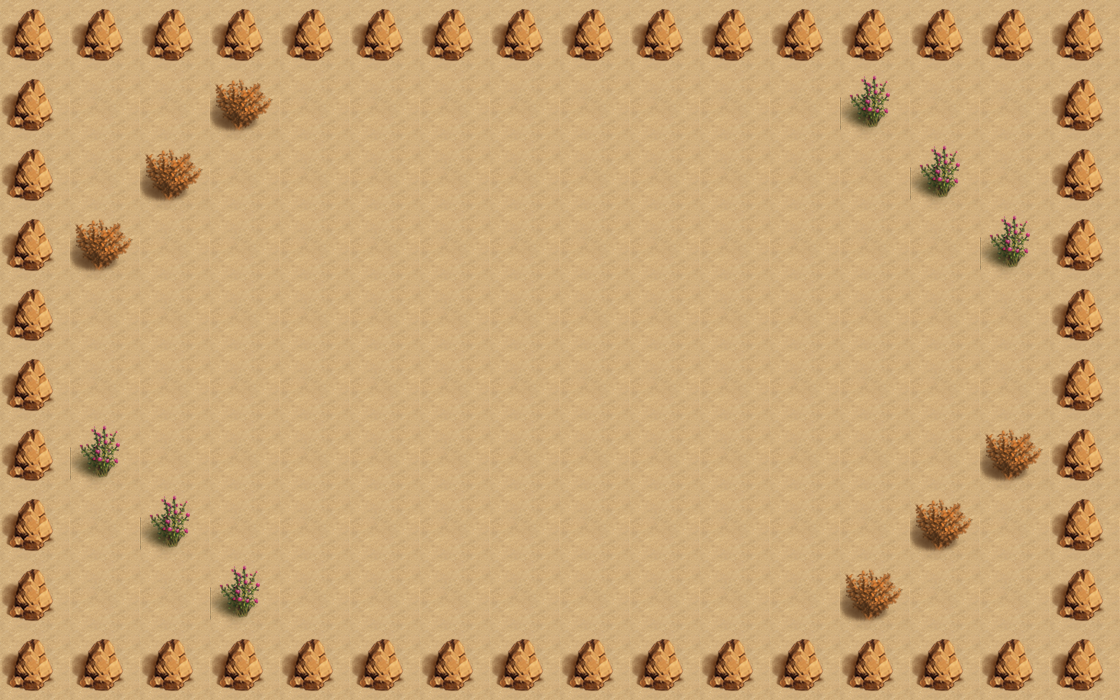

Tiled map render using the project's own tile images. Description and the map definition, with tile-layer contents summarised, below:
An orthogonal 16x10 tile map with 70x70 px tiles, 2 tile layers (bgLayer, walkLayer) and 22 objects (2x monster_0, player, exit, key, box_1, ...).

<map version="1.0" orientation="orthogonal" renderorder="right-down" width="16" height="10" tilewidth="70" tileheight="70" nextobjectid="28">
 <tileset firstgid="1" name="map" tilewidth="70" tileheight="70" tilecount="4">
  <image source="map.png" width="140" height="140" />
 </tileset>
 <layer name="bgLayer" width="16" height="10">
  <data>[160 cells, 160 non-empty, 1 distinct tile ids]</data>
 </layer>
 <layer name="walkLayer" width="16" height="10">
  <data>[160 cells, 60 non-empty, 3 distinct tile ids]</data>
 </layer>
 <objectgroup name="object0">
  <object id="1" name="player" x="490" y="280" width="70" height="70">
   <properties>
    <property name="hp" value="340" />
   </properties>
  </object>
 </objectgroup>
 <objectgroup name="object1">
  <object id="2" name="exit" x="70" y="350" width="70" height="70" />
  <object id="3" name="key" x="980" y="280" width="70" height="70" />
 </objectgroup>
 <objectgroup name="object2">
  <object id="6" name="box_1" x="490" y="70" width="70" height="70" />
  <object id="7" name="box_3" x="560" y="560" width="70" height="70" />
  <object id="8" name="box_2" x="490" y="560" width="70" height="70" />
 </objectgroup>
 <objectgroup name="object4">
  <object id="26" name="monster_0" x="280" y="210" width="70" height="70">
   <properties>
    <property name="dirX" value="1" />
    <property name="dirY" value="0" />
    <property name="path" value="monster_0.png" />
    <property name="reverse" value="-1" />
    <property name="speed" value="100" />
   </properties>
  </object>
  <object id="27" name="monster_0" x="280" y="490" width="70" height="70">
   <properties>
    <property name="dirX" value="1" />
    <property name="dirY" value="0" />
    <property name="path" value="monster_0.png" />
    <property name="reverse" value="-1" />
    <property name="speed" value="100" />
   </properties>
  </object>
 </objectgroup>
 <objectgroup name="object3">
  <object id="12" name="trap_12" x="70" y="70" width="70" height="70" />
  <object id="13" name="trap_9" x="980" y="490" width="70" height="70" />
  <object id="14" name="trap_11" x="910" y="560" width="70" height="70" />
  <object id="15" name="trap_8" x="980" y="140" width="70" height="70" />
  <object id="16" name="trap_6" x="980" y="70" width="70" height="70" />
  <object id="17" name="trap_7" x="910" y="70" width="70" height="70" />
  <object id="18" name="trap_5" x="140" y="560" width="70" height="70" />
  <object id="19" name="trap_3" x="70" y="560" width="70" height="70" />
  <object id="20" name="trap_4" x="70" y="490" width="70" height="70" />
  <object id="21" name="trap_2" x="70" y="140" width="70" height="70" />
  <object id="22" name="trap_1" x="140" y="70" width="70" height="70" />
  <object id="23" name="trap_10" x="980" y="560" width="70" height="70" />
 </objectgroup>
 <objectgroup name="object5">
  <object id="24" name="transfer0_0" x="770" y="70" width="70" height="70" />
  <object id="25" name="transfer1_0" x="70" y="280" width="70" height="70" />
 </objectgroup>
</map>
